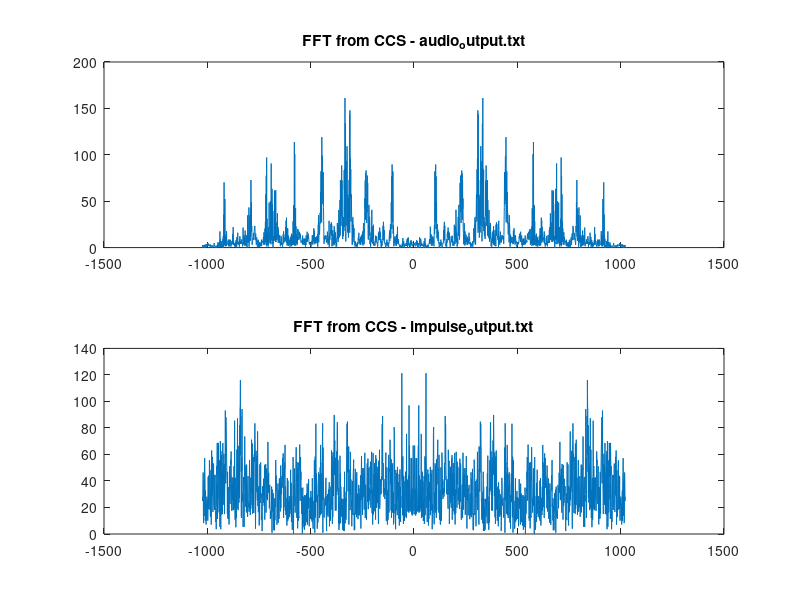

Write MATLAB code to recreate this figure.
% clc, clear; close all;

fid=fopen('audio_output.txt');
% Read the whole lines of your files in a cell array
A=textscan(fid,'%s','Delimiter','\n');
% Close file
fclose(fid);

fid2=fopen('impulse_output.txt');
% Read the whole lines of your files in a cell array
A2=textscan(fid2,'%s','Delimiter','\n');
% Close file
fclose(fid2);

% Extract the even lines
Tmp=A{1,1};
real=Tmp(3:2:end);
imaginary=Tmp(4:2:end);

% Extract the even lines
Tmp2=A2{1,1};
real2=Tmp2(3:2:end);
imaginary2=Tmp2(4:2:end);

% Use cellfun to apply str2num to every cell in out1
% Real part of .txt file
out_real=cellfun(@str2num,real,'UniformOutput',false);
out_real = cell2mat(out_real);
% Imaginary part of .txt file
out_imaginary=cellfun(@str2num,imaginary,'UniformOutput',false);
out_imaginary = cell2mat(out_imaginary);
output = out_real + j.*(out_imaginary);

% Use cellfun to apply str2num to every cell in out1
% Real part of .txt file
out_real2=cellfun(@str2num,real2,'UniformOutput',false);
out_real2 = cell2mat(out_real2);
% Imaginary part of .txt file
out_imaginary2=cellfun(@str2num,imaginary2,'UniformOutput',false);
out_imaginary2 = cell2mat(out_imaginary2);
output2 = out_real2 + j.*(out_imaginary2)

output = abs(output);
output = [output(end:-1:1); output];
N = length(output);

output2 = abs(output2);
output2 = [output2(end:-1:1); output2];
N2 = length(output2);

figure;
subplot(2, 1, 1);
plot((-N/2:N/2-1), output);   
title("FFT from CCS - audio\_output.txt");
subplot(2, 1, 2);
plot((-N2/2:N2/2-1), output2);   
title("FFT from CCS - impulse\_output.txt");
